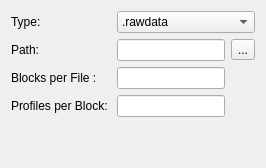
            <widget class="QWidget" name="taboutputVoltage">
             <attribute name="title">
              <string>Output</string>
             </attribute>
             <layout class="QGridLayout" name="gridLayout_12">
              <item row="0" column="0">
               <widget class="QLabel" name="label_36">
                <property name="text">
                 <string>Type:</string>
                </property>
               </widget>
              </item>
              <item row="1" column="0">
               <widget class="QLabel" name="label_37">
                <property name="text">
                 <string>Path:</string>
                </property>
               </widget>
              </item>
              <item row="1" column="2">
               <widget class="QLineEdit" name="volOutputPath"/>
              </item>
              <item row="1" column="3">
               <widget class="QToolButton" name="volOutputToolPath">
                <property name="text">
                 <string>...</string>
                </property>
               </widget>
              </item>
              <item row="0" column="2" colspan="2">
               <widget class="QComboBox" name="volOutputComData">
                <item>
                 <property name="text">
                  <string>.rawdata</string>
                 </property>
                </item>
               </widget>
              </item>
              <item row="5" column="2">
               <spacer name="verticalSpacer_6">
                <property name="orientation">
                 <enum>Qt::Vertical</enum>
                </property>
                <property name="sizeHint" stdset="0">
                 <size>
                  <width>20</width>
                  <height>40</height>
                 </size>
                </property>
               </spacer>
              </item>
              <item row="3" column="2">
               <widget class="QLineEdit" name="volOutputblocksperfile"/>
              </item>
              <item row="3" column="0">
               <widget class="QLabel" name="label_7">
                <property name="text">
                 <string>Blocks per File : </string>
                </property>
               </widget>
              </item>
              <item row="4" column="0">
               <widget class="QLabel" name="label_35">
                <property name="text">
                 <string>Profiles per Block: </string>
                </property>
               </widget>
              </item>
              <item row="4" column="2">
               <widget class="QLineEdit" name="volOutputprofilesperblock"/>
              </item>
             </layout>
            </widget>
